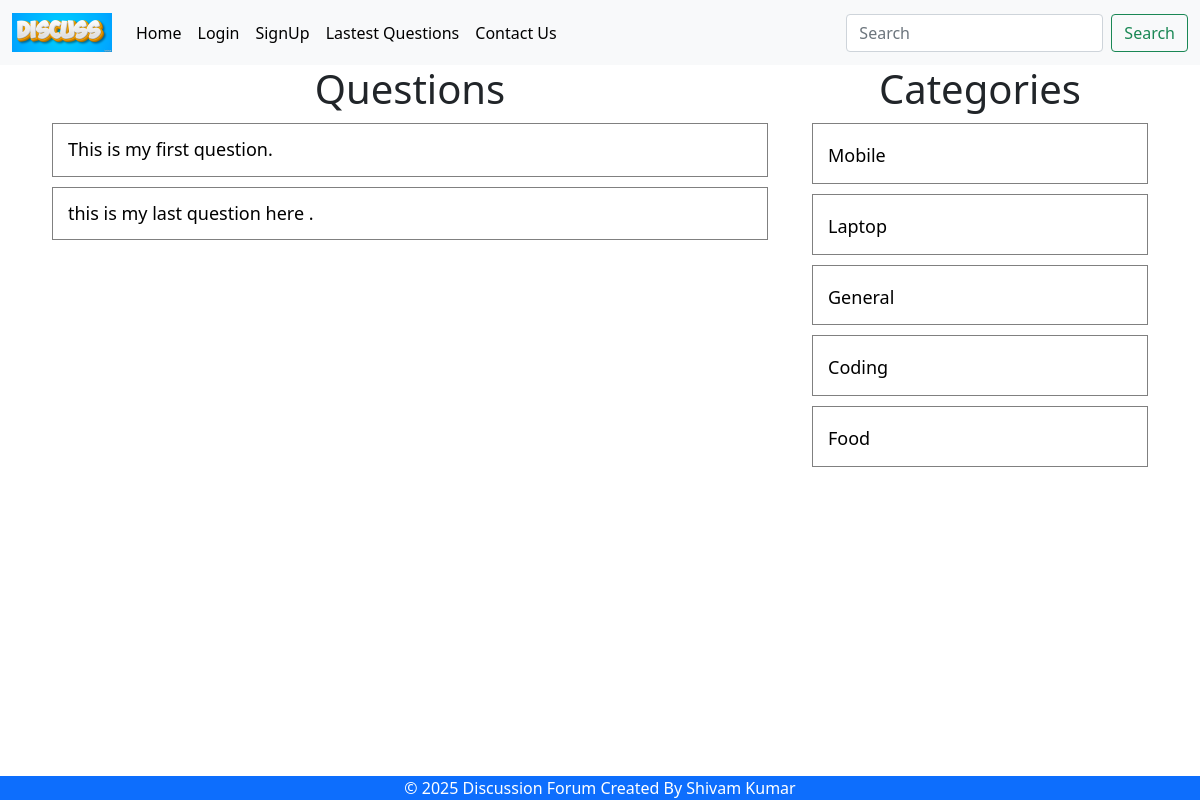
Page /?c_id=5 on the committed database.
### tables this page shows
CREATE TABLE `questions` (
  `id` int(10) NOT NULL,
  `title` varchar(100) NOT NULL,
  `description` varchar(300) NOT NULL,
  `category_id` int(10) NOT NULL,
  `user_id` int(10) NOT NULL
);

CREATE TABLE `category` (
  `id` int(30) NOT NULL,
  `name` varchar(30) NOT NULL
);

### client/categorylist.php (the view)
    <h1 class="heading">Categories</h1>
<?php
    $query = $conn->prepare("select * from category");
    $query->execute();
    $result  = $query->get_result();
    foreach ($result as $row){
        $id = $row["id"];
        $name = ucfirst($row['name']);
        echo "<div class='row question-list'>
        <h4><a href='?c_id=$id'>$name</a></h4>
        </div>";
    }
?>

### client/questions.php (shortened to what this page needs)
<div class="container">
<div class="row">
<div class="col-8">
    <h1 class="heading">Questions</h1>
<?php
    @include('./common/db.php');
    if(isset($_GET['c_id'])){
        $c_id=$_GET['c_id'];
        $query = "select * from questions where category_id = $c_id";
    }else if (isset($_GET["latest"])){
        $query = "select * from questions order by id desc";
    }
    $result = $conn->query($query);
    foreach ($result as $row){
        $q_id = $row['id'];
        $title = $row['title'];
        echo "<div class='row question-list'>
        <h4 class='my-question'><a href='?q_id=$q_id'>$title</a>";
        echo "</h4></div>";
    }
?>
</div>
<div class="col-4">
   <?php @include('categorylist.php'); ?>
</div>
</div>
</div>

### public/style.css (style rules this page uses)
a { color:black !important; }
.heading { text-align:center; }
.question-list { border: 1px solid grey; padding : 15px; margin : 10px ; }
.question-list h4 { margin :0; padding: 0; }
.question-list a , .question-title { font-size:18px; text-decoration:none; color : black !important; }
.my-question,.my-answer { display:flex; justify-content: space-between; }

### rows in the picture
questions: title "This is my first question."
questions: title "this is my last question here ."
category: name "Mobile"
category: name "Laptop"
category: name "General"
category: name "Coding"
category: name "Food"
